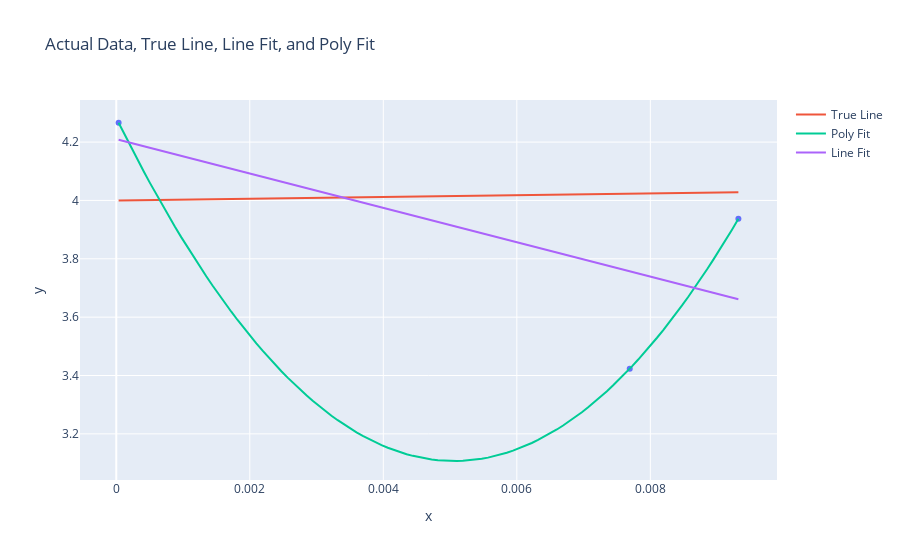

The code cell stored with this chart in its notebook:
### Code cell
from sklearn.preprocessing import PolynomialFeatures

X = df_small[["x"]]
y = df_small["y"]

x_vals = np.linspace(X.min(), X.max(), 100).reshape(-1,1)

# X = pd.DataFrame(np.array([1,2,3]))
# Polynomial regression
poly = PolynomialFeatures(degree=10)
X_poly = poly.fit_transform(X)

# print(X)
# print(pd.DataFrame(X_poly))

model_poly = LinearRegression()
model_poly.fit(X_poly, y)

# Predictions for polynomial regression
x_vals_poly = poly.transform(x_vals)
y_pred_poly = model_poly.predict(x_vals_poly)

# Linear regression
model_line = LinearRegression()
model_line.fit(X, y)

# Predictions for linear regression
y_pred_line = model_line.predict(x_vals)

# Plotting
fig = px.scatter(df_small, "x", "y", title="Actual Data, True Line, Line Fit, and Poly Fit")
fig.add_trace(go.Scatter(x=x_vals.flatten(), y=theta_0_true + theta_1_true * x_vals.flatten(), mode='lines', name='True Line'))
fig.add_trace(go.Scatter(x=x_vals.flatten(), y=y_pred_poly.flatten(), mode='lines', name='Poly Fit'))
fig.add_trace(go.Scatter(x=x_vals.flatten(), y=y_pred_line.flatten(), mode='lines', name='Line Fit'))
fig.show()
